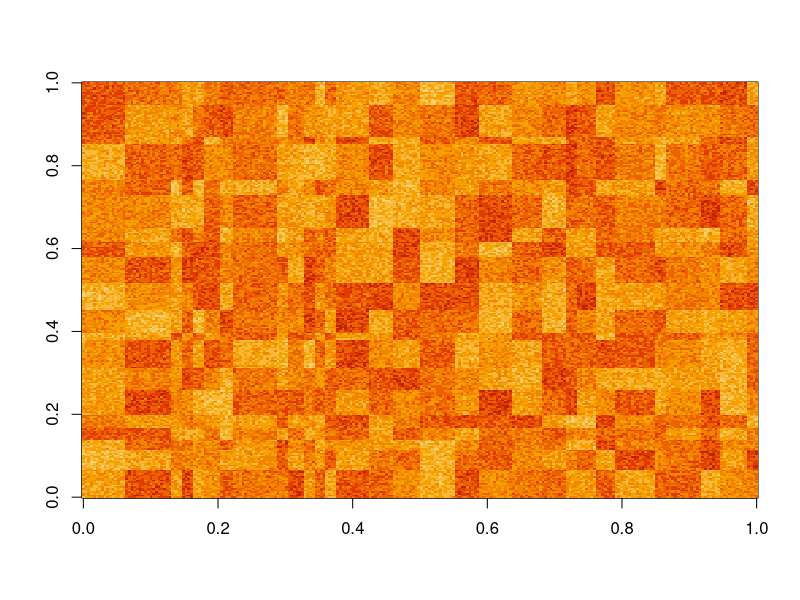

This figure's R source: (Note: this script raises an error after producing the figure.)
initialise_parameters <- function(){
  params = list()
  params$offset_multiplier = 1
  params$parcel_sz_x = 20 #width of basic land parcel (eg for N = 500 and parcel_sz_x = 10 the ecology is composed of 50 parcels in the x direction)
  params$parcel_sz_y = 30 #width of basic land parcel
  params$region_num_x = 2 
  params$region_num_y = 3
  params$ecology_size = 250 #array size to be broken up into sub arrays
  params$time_steps = 100 #number of years etc
  params$max_developments = 5 #maximum number of developments per year 
  params$min_eco_val = 30
  params$max_eco_val = 100
  params$min_initial_eco_val = 30
  params$max_initial_eco_val = 80
  params$max_decline_rate = 0.02 #max regional decline rate
  params$offset_rate = 0.02 #rate of improvement in land parcel after parcel is offset
  params$eco_noise = 20
  params$decline_type = 'current'
  params$parcel_selection_type = 'regional' #regional or national
  params$offset_value_type = 'current' 
  params$offset_type = 'match' #match - just match the offset value to the developed value (predicted or current)
  params$region_num = params$region_num_x*params$region_num_y 
  params$decline_rates = -params$max_decline_rate*runif((params$region_num - 1))
  params$decline_rates = c(params$decline_rates, params$max_decline_rate*runif(1))
  params$decline_rate_std = 0.1*params$max_decline_rate*runif((params$region_num))
  return(params)
}

rand_vec <- function(N, M, sd) {
  min_width = 3;
  vec <- rnorm(N, M/N, sd)
  if (abs(sum(vec)) < 0.01) vec <- vec + 1
  vec <- round(vec / sum(vec) * M)
  deviation <- M - sum(vec)
  for (. in seq_len(abs(deviation))) {
    vec[i] <- vec[i <- sample(N, 1)] + sign(deviation)
  }
  while (any(vec <= min_width)) {
    negs <- vec <= min_width
    pos  <- vec > min_width
    vec[negs][i] <- vec[negs][i <- sample(sum(negs), 1)] + 1
    vec[pos][i]  <- vec[pos ][i <- sample(sum(pos ), 1)] - 1
  }
  vec
}

  
initialise_square_parcels <- function(params){
  parcels = list()
  pixel_indexes = 1:(params$ecology_size*params$ecology_size)
  dim(pixel_indexes) = c(params$ecology_size, params$ecology_size)
  land_parcels = matcell(pixel_indexes, c(params$parcel_sz_y, params$parcel_sz_x)) #split the ecology array into a series of subarrays with dimensions sz_x by sz_y
  parcel_num_y = land_parcels$dims[1]
  parcel_num_x = land_parcels$dims[2]
  land_parcel_num = length(land_parcels$elements) #total number of parcels
  parcel_indexes = 1:land_parcel_num #index all parcels
  dim(parcel_indexes) = c(parcel_num_y, parcel_num_x) #arrange indicies into array with dimensions of land parcels
  region_size_x = ceiling(parcel_num_x/params$region_num_x)
  region_size_y = ceiling(parcel_num_y/params$region_num_y)
  regions = matcell(parcel_indexes, c(region_size_y, region_size_x))
  region_num = length(regions$elements)
  parcels$land_parcel_num = land_parcel_num
  parcels$land_parcels = land_parcels$elements
  parcels$land_parcel_dims = land_parcels$dims
  parcels$regions = regions$elements
  parcels$region_dims = regions$dims
  parcels$region_num = region_num
  return(parcels)
}


initialise_shape_parcels <- function(params){
  parcels = list()

  parcel_vx = rand_vec(params$parcel_sz_x, params$ecology_size, 5)
  parcel_vy = rand_vec(params$parcel_sz_y, params$ecology_size, 5)
  
  pixel_indexes = 1:(params$ecology_size*params$ecology_size)
  dim(pixel_indexes) = c(params$ecology_size, params$ecology_size)
  land_parcels = mcell(pixel_indexes, parcel_vx, parcel_vy) #split the ecology array into a series of subarrays with dimensions sz_x by sz_y
  parcel_num_y = land_parcels$dims[1]
  parcel_num_x = land_parcels$dims[2]
  land_parcel_num = length(land_parcels$elements) #total number of parcels
  parcel_indexes = 1:land_parcel_num #index all parcels
  dim(parcel_indexes) = c(parcel_num_y, parcel_num_x) #arrange indicies into array with dimensions of land parcels
  region_vx = rand_vec(params$region_num_x, parcel_num_x, 1) 
  region_vy = rand_vec(params$region_num_y, parcel_num_y, 1)
  
  regions = mcell(parcel_indexes, region_vx, region_vy)
  
  region_num = length(regions$elements)
  parcels$land_parcel_num = land_parcel_num
  parcels$land_parcels = land_parcels$elements
  parcels$land_parcel_dims = land_parcels$dims
  parcels$regions = regions$elements
  parcels$region_dims = regions$dims
  parcels$region_num = region_num
  parcels$parcel_vx = parcel_vx
  parcels$parcel_vy = parcel_vy
  
  return(parcels)
}


initialise_index_object <- function(land_parcel_num){
  ind_available = 1:land_parcel_num #parcel indexes available for development or offsetting
  index_object = list()
  index_object$ind_available = ind_available
  index_object$break_flag = FALSE
  return(index_object)
}

initialise_ecology <- function(params, parcels){
  land_parcels = parcels$land_parcels
  land_parcel_num = parcels$land_parcel_num
  ecology_initial = matrix(1,params$ecology_size,params$ecology_size)
  
  for (s in 1:land_parcel_num){
    initial_parcel_value = params$min_initial_eco_val + (params$max_initial_eco_val - params$min_initial_eco_val - params$eco_noise)*runif(1) 
    inds = parcels$land_parcels[[s]]
    dim(inds) = c(1, length(inds))
    ecology_initial[inds] = ecology_initial[inds]*initial_parcel_value
  }
  ecology_initial = ecology_initial + params$eco_noise*matrix(runif(params$ecology_size*params$ecology_size),params$ecology_size,params$ecology_size)
  return(ecology_initial)
}

initialise_offset_object <- function(params){
  object = list()
  object$list = vector('list', params$time_steps)
  return(object)
}

matcell <- function(x, tilesize){
  
  sz = c(nrow(x), ncol(x))
  A = vector('list', 2)
  for (s in 1:2){
    dm = sz[s]
    T = min(dm, tilesize[s])
    nn = floor( dm / T ) 
    resid = dm %% tilesize[s]
    if (resid == 0 ) {
      A[[s]]=c(rep(1, nn)*T)
    } else A[[s]]=c(rep(1, nn)*T,resid)
  }
  
  rowsizes = A[[1]]
  colsizes = A[[2]]
  rows = length(rowsizes)
  cols = length(colsizes)
  B = vector('list', rows*cols)
  
  rowStart = 0
  
  a = 1  
  for (i in 1:rows){
    colStart = 0
    for (j in 1:cols){
      B[[a]] = x[colStart+(1:colsizes[j]), rowStart+(1:rowsizes[i])]
      colStart = colStart + colsizes[j]
      a = a + 1
    }
    rowStart = rowStart + rowsizes[i]
  }
  
  parcel = list()
  parcel$dims = c(length(A[[1]]), length(A[[2]]))
  parcel$elements = B
  return(parcel)
}


mcell <- function(x, vx, vy){
  
  rowsizes = vy;
  colsizes = vx;
  rows = length(rowsizes);
  cols = length(colsizes);

  a = 1
  B = vector('list', rows*cols)
  colStart = 0
  for (i in 1:cols){
    rowStart = 0
    for (j in 1:rows){
      B[[a]] = x[rowStart+(1:rowsizes[j]), colStart+(1:colsizes[i])]
      rowStart = rowStart + rowsizes[j]
      a = a + 1
    }
    colStart = colStart + colsizes[i]
  }
  
  parcel = list()
  parcel$dims = c(length(vy), length(vx))
  parcel$elements = B
  return(parcel)
  
}  


ind2sub <- function(A, ind){
  m = nrow(A)
  rw = ((ind-1) %% m) + 1 
  cl = floor((ind-1) / m) + 1
  loc = c(rw, cl)
  return(loc)
}

offset_rule <- function(pos_y, params, rate, t){
  mn = params$min_eco_val
  mx = params$max_eco_val
  t_sh = -1/rate * log( ((pos_y - mn)/(mx - pos_y)))
  offset_rule = mn + (mx - mn)/(1 + exp(-rate*( t - t_sh)))
}

initialise_counterfactuals <- function(params, parcels, ecology_initial){
  counterfactuals = list()
  
  region_num = parcels$region_num
  regions = parcels$regions
  land_parcels = parcels$land_parcels
  current_ecology = ecology_initial
  time_vec = 1:params$time_steps 
  elements = array(0, c(params$ecology_size, params$ecology_size, params$time_steps))
  decline_rates = vector('list', region_num)
  
  for (region_ind in 1:region_num){
    
    current_region = regions[[region_ind]]
    current_parcel_num = length(current_region)    
    decline_params = c(length(current_region), params$decline_rates[region_ind], params$decline_rate_std[region_ind])
    current_decline_rates = matrix(rnorm(decline_params[1], mean = decline_params[2], sd = decline_params[3]), ncol = ncol(current_region))
    decline_rates[[region_ind]] = current_decline_rates
    parcel_inds = current_region
    dim(parcel_inds) = c(1, current_parcel_num)
    
    for (parcel_count in 1:current_parcel_num){
      parcel_ind = parcel_inds[parcel_count]
      current_parcel = land_parcels[[parcel_ind]]
      current_dec_rate = current_decline_rates[parcel_count]      
      for (pix_ind in current_parcel){      
        loc <- ind2sub(current_ecology, pix_ind)
        elements[loc[1], loc[2], ] = offset_rule(current_ecology[pix_ind], params, current_dec_rate, time_vec)
      }
    }
  }
  counterfactuals$elements = elements
  counterfactuals$decline_rates = decline_rates
  return(counterfactuals)
}

initialise_outputs <- function(params, counterfactuals, parcels){
  parcel_num_x = length(parcels$parcel_vx)
  parcel_num_y = length(parcels$parcel_vy)
  outputs = list()
  outputs$developed_indexes = vector('list', params$time_steps)
  outputs$offset_indexes = vector('list', params$time_steps)
  outputs$offset_trajectories = array(0, c(params$ecology_size, params$ecology_size, params$time_steps)) 
  outputs$developed_losses = outputs$offset_trajectories
  outputs$avoided_losses = outputs$offset_trajectories
  outputs$avoided_loss_static = outputs$offset_trajectories
  outputs$true_losses = outputs$offset_trajectories
  outputs$trajectories = counterfactuals$elements
  return(outputs)
  
}

find_parcel_vals <- function(parcels, current_ecology){
  land_parcels = parcels$land_parcels
  land_parcel_num = length(land_parcels)
  current_parcel_vals = rep(0, land_parcel_num)
  
  for (s in 1:land_parcel_num){
    inds = land_parcels[[s]]
    current_parcel_vals[s] = sum(current_ecology[inds])
  }
  return(current_parcel_vals)
}

select_parcel_to_develop <- function(developed_object, ind_available, current_parcel_vals, parcels){

  
  land_parcels = parcels$land_parcels
  parcel_index = ind_available[sample(1:length(ind_available), 1)]
  parcel_val = current_parcel_vals[parcel_index] #determine ecological value of selected parcel   
  current_parcel = land_parcels[[parcel_index]]
  
  developed_object$parcel_index = parcel_index
  developed_object$parcel_val = parcel_val
  developed_object$current_parcel = current_parcel
  developed_object$list[[yr]] = c(developed_object$list[[yr]], parcel_index)
  return(developed_object)
}

update_index <- function(index_object, current_parcel_indexes){
  ind_available = index_object$ind_available
  
  ind_available <- setdiff(ind_available, current_parcel_indexes) #remove developed parcel from available list   
  if (length(ind_available) < 1 ){   
    break_flag = TRUE
  } else {break_flag = FALSE}
  index_object$ind_available = ind_available
  index_object$break_flag = break_flag
  return(index_object)
}

find_region <- function(parcels, parcel_ind){
  region_num = parcels$region_num
  regions = parcels$regions
  for (s in 1:region_num){
    if (any(regions[[s]] == parcel_ind)){
      region_index = s
      break
    }
    
  }
  return(region_index)
}

select_parcel_to_offset <- function(offset_object, params, parcels, developed_object, index_object, current_parcel_vals, predicted_parcel_vals, predict_flag){

  if (predict_flag == 'true'){
    current_parcel_vals = predicted_parcel_vals
  }
  
  ind_available = index_object$ind_available
  
  land_parcels = parcels$land_parcels
  region_num = parcels$region_num
  regions = parcels$regions
  parcel_selection_type = params$parcel_selection_type 
  offset_value_type = params$offset_value_type
  offset_type = params$offset_type
  developed_parcel_ind = developed_object$parcel_index
  developed_parcel_val = developed_object$parcel_val
  
  if (parcel_selection_type == 'regional'){        
    for (s in 1:region_num){
      if (any(regions[[s]] == developed_parcel_ind)) {
        offset_ind_to_use = intersect(regions[[s]], ind_available)                                        
        break
      }
    }
  } else if (parcel_selection_type == 'national'){ 
    offset_ind_to_use = ind_available
  }
  
  if (length(offset_ind_to_use) < 1 ){   
    offset_object$break_flag = TRUE
    return(offset_object)
  } else {offset_object$break_flag = FALSE}
    
  parcel_vals_to_use = current_parcel_vals[offset_ind_to_use]
  parcel_indexes = vector()
  parcel_vals = vector()
  
  if (offset_type == 'match') {    
    val_to_match = params$offset_multiplier*developed_parcel_val  
    while (any(val_to_match > parcel_vals_to_use)){
      err = abs(val_to_match - parcel_vals_to_use)
      err_ind = which(err == min(err))
      if (length(err_ind) > 1){   #if more than one parcel is of equal value chose at random
       err_ind = sample(err_ind)
      }
      parcel_val = parcel_vals_to_use[err_ind]       
      parcel_indexes = c(parcel_indexes, offset_ind_to_use[err_ind])     
      parcel_vals = c(parcel_vals, parcel_val)
      val_to_match = val_to_match - parcel_val
      offset_ind_to_use = offset_ind_to_use[-err_ind]
      parcel_vals_to_use = current_parcel_vals[offset_ind_to_use]
      
    } 
  }
  offset_object$current_parcels = list()
  for (parcel_ind in 1:length(parcel_indexes)){
    offset_object$current_parcels[[parcel_ind]] = land_parcels[[parcel_indexes[parcel_ind]]]
  }
  
  offset_object$current_parcel_indexes = parcel_indexes
  offset_object$list[[yr]] = c(offset_object$list[[yr]], parcel_indexes)
  
  return(offset_object)  
}

determine_offset_index <- function(params, parcels, developed_object, ind_available){
  region_num = parcels$region_num
  regions = parcels$regions
  if (params$parcel_selection_type == 'regional') {
    for (s in 1:region_num){
      if ( any(regions[[s]] == developed_object$parcel_ind )) {
        offset_ind_to_use = intersect(regions[[s]], ind_available)
        break
      }
    }
  } else if (params$parcel_selection_type == 'national'){
    offset_ind_to_use = ind_available
  }
  return(offset_ind_to_use)  
}

 
write_developed_trajectory <- function(outputs, developed_object, current_ecology, params, yr){
  
  current_parcel = developed_object$current_parcel
  dim(current_parcel) = c(1, length(current_parcel))
  
  for (pix_ind in current_parcel){
    loc = ind2sub(current_ecology, pix_ind)
    current_trajectory = offset_rule(current_ecology[pix_ind], params, offset_rate, time_remaining)
    outputs$trajectories[loc[1], loc[2], yr:params$time_steps] = 0
    outputs$developed_losses[loc[1], loc[2], yr:params$time_steps] = current_trajectory 
  }
    return(trajectories)
}

write_offset_trajectory <- function(outputs, offset_object, current_ecology, params, time_remaining, yr){
  current_parcels = offset_object$current_parcels
  offset_rate = params$offset_rate

  parcel_num = length(offset_object$current_parcels)
  for (parcel_ind in 1:parcel_num){
    current_parcel = current_parcels[[parcel_ind]]
    dim(current_parcel) = c(1, length(current_parcel))
    for (pix_ind in current_parcel){
      loc = ind2sub(current_ecology, pix_ind)  
      current_trajectory = offset_rule(current_ecology[pix_ind], params, offset_rate, time_remaining)
      outputs$trajectories[loc[1], loc[2], yr:params$time_steps] = current_trajectory        
      outputs$offset_trajectories[loc[1], loc[2], yr:params$time_steps] = current_trajectory       
    }
  }
  return(outputs)
}

write_trajectory <- function(outputs, current_parcel, current_ecology, params, time_remaining, yr){
  
  min_eco_val = params$min_eco_val
  max_eco_val = params$max_eco_val
  offset_rate = params$offset_rate
  dim(current_parcel) = c(1, length(current_parcel))
  
  for (pix_ind in current_parcel){
    loc = ind2sub(current_ecology, pix_ind)  
    current_trajectory = offset_rule(current_ecology[pix_ind], params, offset_rate, time_remaining)
    outputs$avoided_losses[loc[1], loc[2], yr:params$time_steps] = current_ecology[pix_ind]
    counterfactual = counterfactuals$elements[loc[1], loc[2], yr:params$time_steps]            
  }
  return(outputs)
  
}


write_current_value <- function(A, current_parcel, current_ecology, params, yr){
  current_array = matrix(0, params$ecology_size, params$ecology_size)
  current_array[current_parcel] = current_ecology[current_parcel]
  A[, , yr] = A[, , yr] + current_array
  return(A)
}


sum_regions <- function(time_steps, parcels, trajectories){
  
  region_num = parcels$region_num
  land_parcels = parcels$land_parcels
  regions = parcels$regions
  region_sums = array(0, c(time_steps, region_num))
  
  for (yr in 1:time_steps){ #determine net regional offsets, net regional development_losses
    current_trajectory = trajectories[ , , yr]

    for (region_ind in 1:region_num){ #number of regions  

      current_region = regions[[region_ind]]
      current_parcel_num = length(current_region)
      current_region_sum = 0

      for (parcel_ind in current_region){ 
        current_parcel = land_parcels[[parcel_ind]]
        current_region_sum = current_region_sum + sum(current_trajectory[current_parcel])
      }
      region_sums[yr, region_ind] = current_region_sum
    }
  }
  return(region_sums)
}


predict_parcels <- function(parcels, index_object, current_ecology, params, time_remaining){
  ind_available = index_object$ind_available
  offset_rate = params$offset_rate
  land_parcels = parcels$land_parcels
  predicted_parcel_vals = array(0, length(ind_available))

  for (s in ind_available){

    current_parcel = land_parcels[[s]]
    predicted_offset_parcel = array(0, length(current_parcel))
    parcel_pix_ind = 1
    for (pix_ind in current_parcel){
      predicted_pixel_trajectory = offset_rule(current_ecology[pix_ind], params, offset_rate, time_remaining)
      predicted_offset_parcel[parcel_pix_ind] = predicted_pixel_trajectory[length(predicted_pixel_trajectory)]
      parcel_pix_ind <- parcel_pix_ind + 1
    }     
    predicted_parcel_vals[s] = sum(predicted_offset_parcel)
  }
  return(predicted_parcel_vals)

}


sum_parcels <- function(time_steps, parcels, trajectories){
  
  region_num = parcels$region_num
  land_parcels = parcels$land_parcels
  regions = parcels$regions
  region_sums = array(0, c(time_steps, region_num))
  
  for (yr in 1:time_steps){ #determine net regional offsets, net regional development_losses
    current_trajectory = trajectories[ , , yr]
    
    for (region_ind in 1:region_num){ #number of regions  
      
      current_region = regions[[region_ind]]
      current_parcel_num = length(current_region)
      current_region_sum = 0
      
      for (parcel_ind in current_region){ 
        current_parcel = land_parcels[[parcel_ind]]
        current_region_sum = current_region_sum + sum(current_trajectory[current_parcel])
      }
      region_sums[yr, region_ind] = current_region_sum
    }
  }
  return(region_sums)
}


params <- initialise_parameters()
parcels <- initialise_shape_parcels(params)
index_object <- initialise_index_object(parcels$land_parcel_num)
ecology_initial <- initialise_ecology(params, parcels)
offset_object <- initialise_offset_object(params)
developed_object <- initialise_offset_object(params)
counterfactuals <- initialise_counterfactuals(params, parcels, ecology_initial)
outputs <- initialise_outputs(params, counterfactuals, parcels)

graphics.off()
image(counterfactuals$elements[, , 1], zlim = c(0, 100))

t1=proc.time() 








for (yr in 1:params$time_steps){      #main time loop

  time_remaining = 0:(params$time_steps - yr)    #remaining time vector
  current_ecology = outputs$trajectories[ , , yr]
      
  if (yr%%4 == 0){
    current_parcel_vals <- find_parcel_vals(parcels, current_ecology)
    current_max_developments = min(params$max_developments, length(index_object$ind_available))
    if (current_max_developments > 1){ 
      develop_num = sample(current_max_developments, 1)
    } else {develop_num = current_max_developments
    }
  } else develop_num = 0
  
  if (develop_num > 0){
    
    for (dev_index in 1:develop_num){    #loop over the number of possible developments           
      developed_object <- select_parcel_to_develop(developed_object, index_object$ind_available, current_parcel_vals, parcels)      
      outputs$trajectories <- write_developed_trajectory(outputs$trajectories, developed_object, current_ecology, params, yr)      
           
      index_object = update_index(index_object, developed_object$parcel_index)      
      if (index_object$break_flag == TRUE){
        break
      }      
      if (params$offset_value_type == 'predicted'){   #determine predicted offset parcel values for each remaining parcel
        predict_flag = 'true'
        predicted_parcel_vals <- predict_parcels(parcels, index_object, current_ecology, params, time_remaining)
      } else (predict_flag = 'false')
      offset_object <- select_parcel_to_offset(offset_object, params, parcels, developed_object, index_object, current_parcel_vals, predicted_parcel_vals, predict_flag)      
      
      if (offset_object$break_flag == TRUE){
        break
      }  
      
      outputs = write_offset_trajectory(outputs, offset_object, current_ecology, params, time_remaining, yr)         
      index_object = update_index(index_object, offset_object$current_parcel_indexes)
      
      if (index_object$break_flag == TRUE){
        break
      }
      print(develop_nu)
      outputs$developed_losses <- write_current_value(outputs$developed_losses, developed_object$current_parcel, current_ecology, params, yr) 
        
    }
    image(current_ecology, zlim = c(0, 100))
  } 

  if (length(index_object$ind_available) < 1){ #if no parcels are available break out of inner loop
    print('all parcels used')        
    break     
  }
  
print(yr)

}

(proc.time()-t1)[3]
#image(outputs$trajectories[ , , yr],zlim = c(0, 100))
net_impacts = outputs$trajectories - counterfactuals$elements
net_region_impact_sums <- sum_regions(params$time_steps, parcels, net_impacts)
region_sums <- sum_regions(params$time_steps, parcels, outputs$trajectories)
offset_sums <- sum_regions(params$time_steps, parcels, outputs$offset_trajectories)
developed_sums <- sum_regions(params$time_steps, parcels, outputs$developed_losses)
counterfactual_sums <- sum_regions(params$time_steps, parcels, counterfactuals$elements)



plot_type = 'net region impacts'  # 'developments vs offsets', 'measured vs counterfactual', or 'true region gains' 
A = 1:parcels$region_num
dim(A) = c(params$region_num_x, params$region_num_y)
layout(A)

if (plot_type == 'developments vs offsets'){
  ymax = max(cbind(developed_sums, offset_sums))
  ymin = min(cbind(developed_sums, offset_sums))
  for (s in 1:params$region_num){
  
    plot(developed_sums[ , s], type = 'l', ylim = c(ymin, ymax))
    lines(offset_sums[ , s], col = 'red', ylim = c(ymin, ymax))
  }
} else if (plot_type == 'measured vs counterfactual'){

  ymax = max(cbind(counterfactual_sums, region_sums))
  ymin = min(cbind(counterfactual_sums, region_sums))
  for (s in 1:params$region_num){
    plot(counterfactual_sums[ , s], type = 'l', ylim = c(ymin, ymax))
    lines(region_sums[ , s], col = 'red', ylim = c(ymin, ymax))
  }
  
} else if (plot_type == 'net region impacts'){ #measured - counterfactual

  ymax = max(net_region_impact_sums)
  ymin = min(net_region_impact_sums)
  for (s in 1:params$region_num){
    plot(net_region_impact_sums[ , s], type = 'l', ylim = c(ymin, ymax)) 
  }
}

mtext(plot_type, side = 3, line = -2, outer = TRUE)




